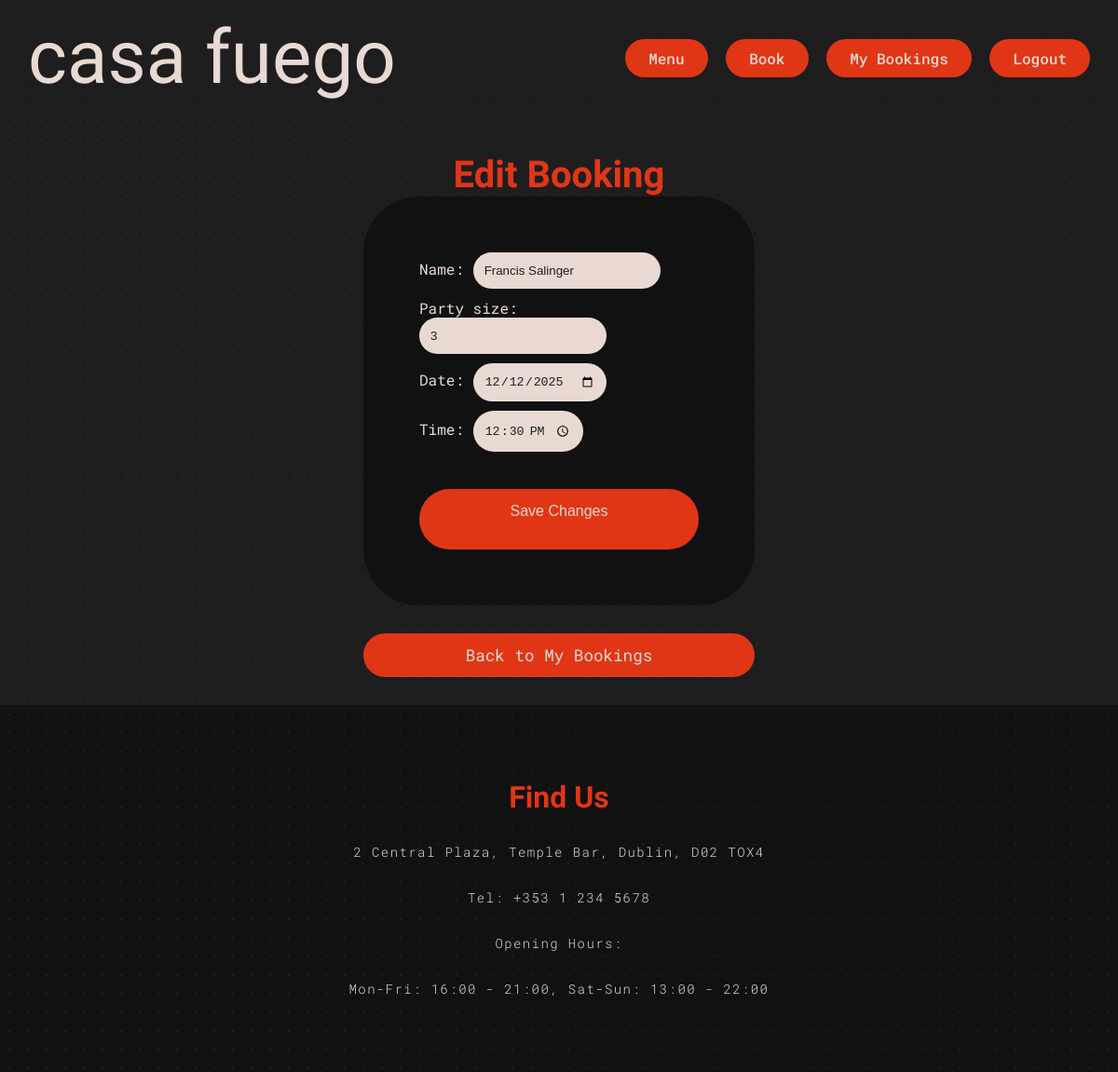
The app's page /booking/9/edit/ (signed in) with its own data.
### bookings/models.py (models this page shows, shortened)
class Booking(models.Model):
    user = models.ForeignKey(User, on_delete=models.SET_NULL, null=True, blank=True)
    name = models.CharField(max_length=50)
    party_size = models.PositiveIntegerField()
    date = models.DateField()
    time = models.TimeField()
    created_at = models.DateTimeField(auto_now_add=True)

### bookings/views.py (the view, shortened to what this page needs)
# urls.py: path("booking/<int:booking_id>/edit/", views.edit_booking, name="edit_booking"),
@login_required
def edit_booking(request, booking_id):
    booking = get_object_or_404(Booking, id=booking_id, user=request.user)
    form = BookingForm(request.POST or None, instance=booking)
    return render(request, "bookings/edit_booking.html", {
        "form": form,
        "booking": booking,
    })

### bookings/forms.py
class BookingForm(forms.ModelForm):
    class Meta:
        model = Booking
        fields = ['name', 'party_size', 'date', 'time']
        widgets = {
            'date': forms.DateInput(attrs={'type': 'date'}),
            'time': forms.TimeInput(attrs={'type': 'time'}),
        }

### bookings/templates/bookings/edit_booking.html (shortened to what this page needs)
{% extends "bookings/base.html" %}
{% block content %}
<section class="auth-container">
    <h2 class="booking-cta">Edit Booking</h2>
    <form method="POST" class="booking-form">
        {{ form.as_p }}
        <button type="submit" class="btn">Save Changes</button>
    </form>
    <a href="{% url 'my_bookings' %}" class="btn-back">Back to My Bookings</a>
</section>
{% endblock %}

### bookings/static/style/style.css (style rules this page uses)
* { margin: 0; padding: 0; }
body { background-color: #1F1E1F; font-family: 'Roboto Mono', monospace; background-image: radial-gradient(#151415 1.5px, transparent 1.5px); background-size: 20px 20px; background-attachment: fixed; }
.btn { text-decoration: none; color: #e8dad3; background-color: #E03616; padding: 10px 45px 10px 45px; border-radius: 25px; display: inline-block; margin-top: 30px; }
.booking-cta { font-family: 'Pirata One'; font-size: 40px; }
.booking-form { max-width: 300px; margin: 0 auto; display: flex; flex-direction: column; gap: 10px; }
.booking-form label { font-size: 16px; text-align: center; color: #e8dad3; }
.booking-form select, .booking-form input { padding: 12px; background-color: #e8dad3; color: #1F1E1F; border-style: none; border-radius: 25px; }
.booking-form .btn { border: none; padding-top: 15px; font-family: 'Roboto Mono' monospace; font-size: 16px; }
.booking-cta { font-family: 'Pirata One'; font-size: 40px; text-align: center; color: #e03616; margin-top: 40px; }
.btn-back { background-color: #E03616; color: #e8dad3; padding: 12px 40px; border-radius: 25px; text-decoration: none; font-size: 1.1rem; display: block; margin: 30px auto; text-align: center; cursor: pointer; font-family: 'Roboto Mono', monospace; }
input[type="text"] { color: #e8dad3; }
input, select, textarea { color: #1F1E1F !important; background-color: #e8dad3; }
@media (min-width: 769px) { .btn { font-size: 1.5rem; padding: 1.5rem; border-radius: 50px; } }
@media (min-width: 769px) { form { padding: 60px; border-radius: 60px; background-color: #111111; } }
@media (min-width: 1024px) { .btn { font-size: 2rem; padding: 2rem; border-radius: 50px; } }
@media (min-width: 1024px) { form button { font-size: 2rem; } }

### records on screen
Booking: name "Francis Salinger", party_size "3", date "12/12/2025", time "12:30:00"
